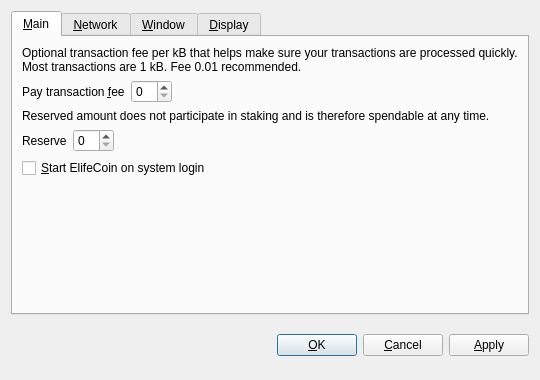
<?xml version="1.0" encoding="UTF-8"?>
<ui version="4.0">
 <class>OptionsDialog</class>
 <widget class="QDialog" name="OptionsDialog">
  <property name="geometry">
   <rect>
    <x>0</x>
    <y>0</y>
    <width>540</width>
    <height>380</height>
   </rect>
  </property>
  <property name="windowTitle">
   <string>Options</string>
  </property>
  <property name="modal">
   <bool>true</bool>
  </property>
  <layout class="QVBoxLayout" name="verticalLayout">
   <item>
    <widget class="QTabWidget" name="tabWidget">
     <property name="tabPosition">
      <enum>QTabWidget::North</enum>
     </property>
     <property name="currentIndex">
      <number>0</number>
     </property>
     <widget class="QWidget" name="tabMain">
      <attribute name="title">
       <string>&amp;Main</string>
      </attribute>
      <layout class="QVBoxLayout" name="verticalLayout_Main">
       <item>
        <widget class="QLabel" name="transactionFeeInfoLabel">
         <property name="text">
          <string>Optional transaction fee per kB that helps make sure your transactions are processed quickly. Most transactions are 1 kB. Fee 0.01 recommended.</string>
         </property>
         <property name="textFormat">
          <enum>Qt::PlainText</enum>
         </property>
         <property name="wordWrap">
          <bool>true</bool>
         </property>
        </widget>
       </item>
       <item>
        <layout class="QHBoxLayout" name="horizontalLayoutFee">
         <item>
          <widget class="QLabel" name="transactionFeeLabel">
           <property name="text">
            <string>Pay transaction &amp;fee</string>
           </property>
           <property name="textFormat">
            <enum>Qt::PlainText</enum>
           </property>
           <property name="buddy">
            <cstring>transactionFee</cstring>
           </property>
          </widget>
         </item>
         <item>
          <widget class="BitcoinAmountField" name="transactionFee"/>
         </item>
         <item>
          <spacer name="horizontalSpacerFee">
           <property name="orientation">
            <enum>Qt::Horizontal</enum>
           </property>
           <property name="sizeHint" stdset="0">
            <size>
             <width>40</width>
             <height>20</height>
            </size>
           </property>
          </spacer>
         </item>
        </layout>
       </item>
       <item>
        <widget class="QLabel" name="reserveBalanceInfoLabel">
         <property name="text">
          <string>Reserved amount does not participate in staking and is therefore spendable at any time.</string>
         </property>
         <property name="textFormat">
          <enum>Qt::PlainText</enum>
         </property>
         <property name="wordWrap">
          <bool>true</bool>
         </property>
        </widget>
       </item>
       <item>
        <layout class="QHBoxLayout" name="horizontalLayoutReserveBalance">
         <item>
          <widget class="QLabel" name="reserveBalanceLabel">
           <property name="text">
            <string>Reserve</string>
           </property>
           <property name="textFormat">
            <enum>Qt::PlainText</enum>
           </property>
           <property name="buddy">
            <cstring>reserveBalance</cstring>
           </property>
          </widget>
         </item>
         <item>
          <widget class="BitcoinAmountField" name="reserveBalance"/>
         </item>
         <item>
          <spacer name="horizontalSpacerReserveBalance">
           <property name="orientation">
            <enum>Qt::Horizontal</enum>
           </property>
           <property name="sizeHint" stdset="0">
            <size>
             <width>40</width>
             <height>20</height>
            </size>
           </property>
          </spacer>
         </item>
        </layout>
       </item>
       <item>
        <widget class="QCheckBox" name="bitcoinAtStartup">
         <property name="toolTip">
          <string>Automatically start ElifeCoin after logging in to the system.</string>
         </property>
         <property name="text">
          <string>&amp;Start ElifeCoin on system login</string>
         </property>
        </widget>
       </item>
       <item>
        <spacer name="verticalSpacer_Main">
         <property name="orientation">
          <enum>Qt::Vertical</enum>
         </property>
         <property name="sizeHint" stdset="0">
          <size>
           <width>20</width>
           <height>40</height>
          </size>
         </property>
        </spacer>
       </item>
      </layout>
     </widget>
     <widget class="QWidget" name="tabNetwork">
      <attribute name="title">
       <string>&amp;Network</string>
      </attribute>
      <layout class="QVBoxLayout" name="verticalLayout_Network">
       <item>
        <widget class="QCheckBox" name="mapPortUpnp">
         <property name="toolTip">
          <string>Automatically open the ElifeCoin client port on the router. This only works when your router supports UPnP and it is enabled.</string>
         </property>
         <property name="text">
          <string>Map port using &amp;UPnP</string>
         </property>
        </widget>
       </item>
       <item>
        <widget class="QCheckBox" name="connectSocks">
         <property name="toolTip">
          <string>Connect to the ElifeCoin network through a SOCKS5 proxy (e.g. when connecting through Tor).</string>
         </property>
         <property name="text">
          <string>&amp;Connect through SOCKS5 proxy:</string>
         </property>
        </widget>
       </item>
       <item>
        <layout class="QHBoxLayout" name="horizontalLayout_Network">
         <item>
          <widget class="QLabel" name="proxyIpLabel">
           <property name="text">
            <string>Proxy &amp;IP:</string>
           </property>
           <property name="textFormat">
            <enum>Qt::PlainText</enum>
           </property>
           <property name="buddy">
            <cstring>proxyIp</cstring>
           </property>
          </widget>
         </item>
         <item>
          <widget class="QValidatedLineEdit" name="proxyIp">
           <property name="maximumSize">
            <size>
             <width>140</width>
             <height>16777215</height>
            </size>
           </property>
           <property name="toolTip">
            <string>IP address of the proxy (e.g. 127.0.0.1)</string>
           </property>
          </widget>
         </item>
         <item>
          <widget class="QLabel" name="proxyPortLabel">
           <property name="text">
            <string>&amp;Port:</string>
           </property>
           <property name="textFormat">
            <enum>Qt::PlainText</enum>
           </property>
           <property name="buddy">
            <cstring>proxyPort</cstring>
           </property>
          </widget>
         </item>
         <item>
          <widget class="QLineEdit" name="proxyPort">
           <property name="maximumSize">
            <size>
             <width>55</width>
             <height>16777215</height>
            </size>
           </property>
           <property name="toolTip">
            <string>Port of the proxy (e.g. 9050)</string>
           </property>
          </widget>
         </item>
         <item>
          <spacer name="horizontalSpacer_Network">
           <property name="orientation">
            <enum>Qt::Horizontal</enum>
           </property>
           <property name="sizeHint" stdset="0">
            <size>
             <width>40</width>
             <height>20</height>
            </size>
           </property>
          </spacer>
         </item>
        </layout>
       </item>
       <item>
        <spacer name="verticalSpacer_Network">
         <property name="orientation">
          <enum>Qt::Vertical</enum>
         </property>
         <property name="sizeHint" stdset="0">
          <size>
           <width>20</width>
           <height>40</height>
          </size>
         </property>
        </spacer>
       </item>
      </layout>
     </widget>
     <widget class="QWidget" name="tabWindow">
      <attribute name="title">
       <string>&amp;Window</string>
      </attribute>
      <layout class="QVBoxLayout" name="verticalLayout_Window">
       <item>
        <widget class="QCheckBox" name="minimizeToTray">
         <property name="toolTip">
          <string>Show only a tray icon after minimizing the window.</string>
         </property>
         <property name="text">
          <string>&amp;Minimize to the tray instead of the taskbar</string>
         </property>
        </widget>
       </item>
       <item>
        <widget class="QCheckBox" name="minimizeOnClose">
         <property name="toolTip">
          <string>Minimize instead of exit the application when the window is closed. When this option is enabled, the application will be closed only after selecting Quit in the menu.</string>
         </property>
         <property name="text">
          <string>M&amp;inimize on close</string>
         </property>
        </widget>
       </item>
       <item>
        <spacer name="verticalSpacer_Window">
         <property name="orientation">
          <enum>Qt::Vertical</enum>
         </property>
         <property name="sizeHint" stdset="0">
          <size>
           <width>20</width>
           <height>40</height>
          </size>
         </property>
        </spacer>
       </item>
      </layout>
     </widget>
     <widget class="QWidget" name="tabDisplay">
      <attribute name="title">
       <string>&amp;Display</string>
      </attribute>
      <layout class="QVBoxLayout" name="verticalLayout_Display">
       <item>
        <layout class="QHBoxLayout" name="horizontalLayout_1_Display">
         <item>
          <widget class="QLabel" name="langLabel">
           <property name="text">
            <string>User Interface &amp;language:</string>
           </property>
           <property name="textFormat">
            <enum>Qt::PlainText</enum>
           </property>
           <property name="buddy">
            <cstring>lang</cstring>
           </property>
          </widget>
         </item>
         <item>
          <widget class="QValueComboBox" name="lang">
           <property name="toolTip">
            <string>The user interface language can be set here. This setting will take effect after restarting ElifeCoin.</string>
           </property>
          </widget>
         </item>
        </layout>
       </item>
       <item>
        <layout class="QHBoxLayout" name="horizontalLayout_2_Display">
         <item>
          <widget class="QLabel" name="unitLabel">
           <property name="text">
            <string>&amp;Unit to show amounts in:</string>
           </property>
           <property name="textFormat">
            <enum>Qt::PlainText</enum>
           </property>
           <property name="buddy">
            <cstring>unit</cstring>
           </property>
          </widget>
         </item>
         <item>
          <widget class="QValueComboBox" name="unit">
           <property name="toolTip">
            <string>Choose the default subdivision unit to show in the interface and when sending coins.</string>
           </property>
          </widget>
         </item>
        </layout>
       </item>
       <item>
        <widget class="QCheckBox" name="coinControlFeatures">
         <property name="toolTip">
          <string>Whether to show coin control features or not.</string>
         </property>
         <property name="text">
          <string>Display coin &amp;control features (experts only!)</string>
         </property>
        </widget>
       </item>
       <item>
        <spacer name="verticalSpacer_Display">
         <property name="orientation">
          <enum>Qt::Vertical</enum>
         </property>
         <property name="sizeHint" stdset="0">
          <size>
           <width>20</width>
           <height>40</height>
          </size>
         </property>
        </spacer>
       </item>
      </layout>
     </widget>
    </widget>
   </item>
   <item>
    <layout class="QHBoxLayout" name="horizontalLayout_Buttons">
     <item>
      <spacer name="horizontalSpacer_1">
       <property name="orientation">
        <enum>Qt::Horizontal</enum>
       </property>
       <property name="sizeHint" stdset="0">
        <size>
         <width>40</width>
         <height>48</height>
        </size>
       </property>
      </spacer>
     </item>
     <item>
      <widget class="QLabel" name="statusLabel">
       <property name="font">
        <font>
         <weight>75</weight>
         <bold>true</bold>
        </font>
       </property>
       <property name="text">
        <string/>
       </property>
       <property name="textFormat">
        <enum>Qt::PlainText</enum>
       </property>
       <property name="wordWrap">
        <bool>true</bool>
       </property>
      </widget>
     </item>
     <item>
      <spacer name="horizontalSpacer_2">
       <property name="orientation">
        <enum>Qt::Horizontal</enum>
       </property>
       <property name="sizeHint" stdset="0">
        <size>
         <width>40</width>
         <height>48</height>
        </size>
       </property>
      </spacer>
     </item>
     <item>
      <widget class="QPushButton" name="okButton">
       <property name="text">
        <string>&amp;OK</string>
       </property>
      </widget>
     </item>
     <item>
      <widget class="QPushButton" name="cancelButton">
       <property name="text">
        <string>&amp;Cancel</string>
       </property>
       <property name="autoDefault">
        <bool>false</bool>
       </property>
      </widget>
     </item>
     <item>
      <widget class="QPushButton" name="applyButton">
       <property name="text">
        <string>&amp;Apply</string>
       </property>
       <property name="autoDefault">
        <bool>false</bool>
       </property>
      </widget>
     </item>
    </layout>
   </item>
  </layout>
 </widget>
 <customwidgets>
  <customwidget>
   <class>BitcoinAmountField</class>
   <extends>QSpinBox</extends>
   <header>bitcoinamountfield.h</header>
  </customwidget>
  <customwidget>
   <class>QValueComboBox</class>
   <extends>QComboBox</extends>
   <header>qvaluecombobox.h</header>
  </customwidget>
  <customwidget>
   <class>QValidatedLineEdit</class>
   <extends>QLineEdit</extends>
   <header>qvalidatedlineedit.h</header>
  </customwidget>
 </customwidgets>
 <resources/>
 <connections/>
</ui>
